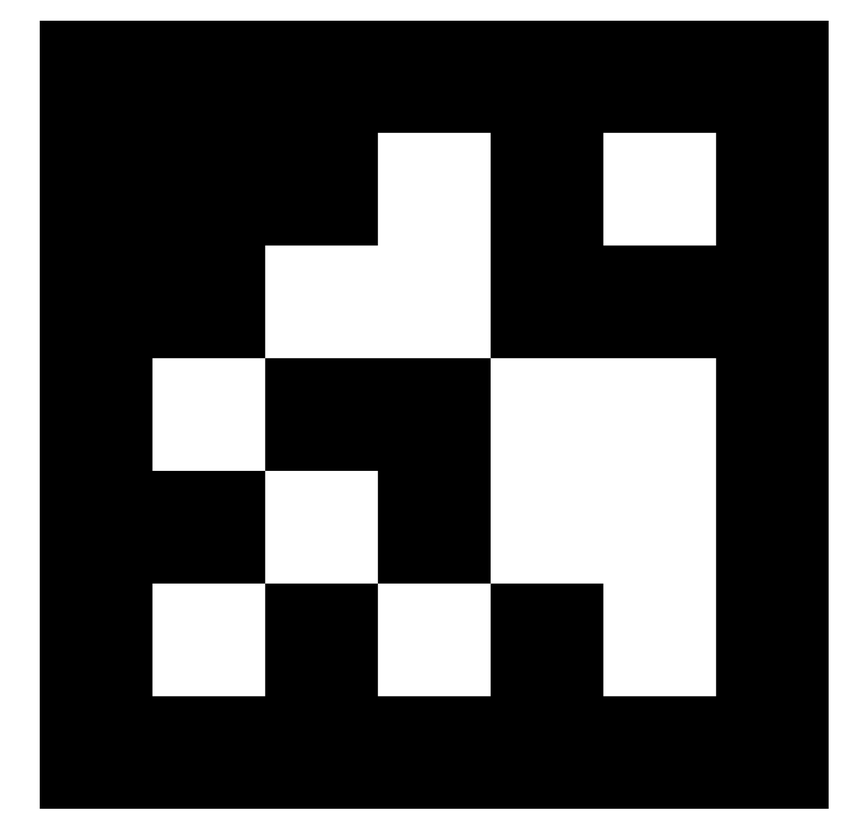
#> input picture scratch/a/varjo.PNG, 858 x 822 px, shrunk from 1490 x 1428 before the run, found by its file name
$ python crop.py
#> lines starting #> are read from the running program, lines starting #| are printed output that depends on the picture; after the words box and inside, x2 and y2 are one past the last pixel; in counts of white or black regions, pixels touching at a corner belong together
import cv2 as cv
import numpy as np
import matplotlib.pyplot as plt


import cv2

image = cv2.imread('varjo.png')
#> image is the input picture: shape (822, 858, 3); min 0, max 255, mean 89.9
original = image.copy()
gray = cv2.cvtColor(image, cv2.COLOR_BGR2GRAY)
thresh = cv2.threshold(gray, 0, 255, cv2.THRESH_BINARY_INV + cv2.THRESH_OTSU)[1]
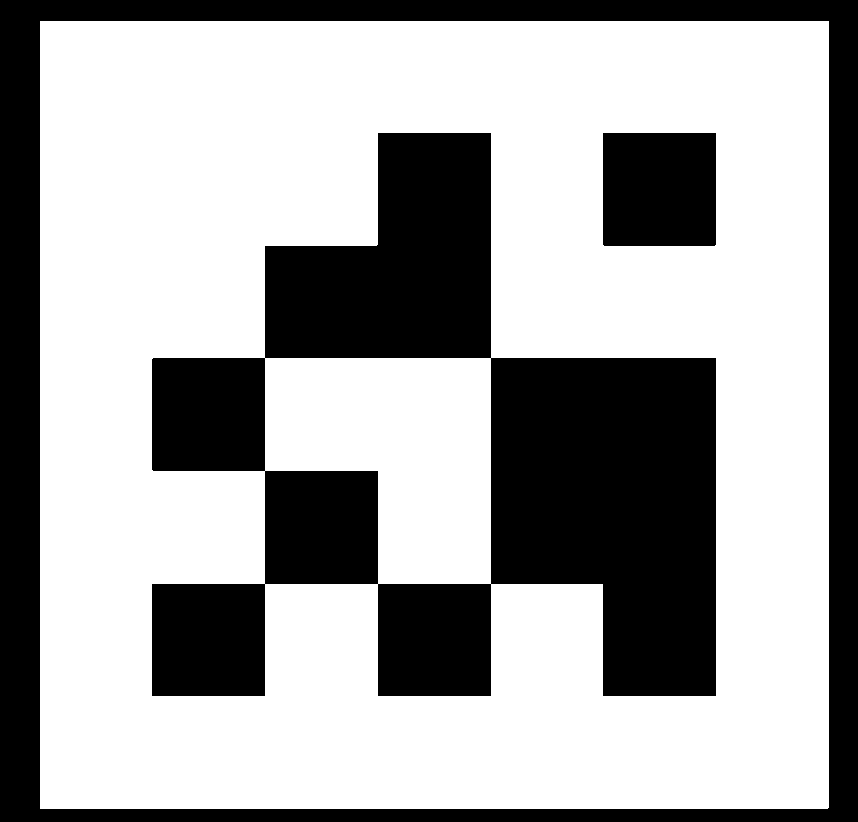
#> thresh: shape (822, 858); 64.7% white; 3 black regions

# Morph close
kernel = cv2.getStructuringElement(cv2.MORPH_RECT, (1,1))
#close = cv2.morphologyEx(thresh, cv2.MORPH_CLOSE, kernel, iterations=2)

# Find contours and filter for QR code
cnts = cv2.findContours(thresh, cv2.RETR_EXTERNAL, cv2.CHAIN_APPROX_SIMPLE)
#> cnts = 1 contour; box (x1, y1, x2, y2) and area: (40, 21, 829, 809) 620156
cnts = cnts[0] if len(cnts) == 2 else cnts[1]
#> cnts = 1 item
for c in cnts:
    peri = cv2.arcLength(c, True)
    approx = cv2.approxPolyDP(c, 0.04 * peri, True)
    x,y,w,h = cv2.boundingRect(approx)
    area = cv2.contourArea(c)
    ar = w / float(h)
    if len(approx) == 4 and area > 1000 and (ar > .85 and ar < 1.3):
        cv2.rectangle(image, (x, y-1), (x + w, y + h), (36,255,12), 3)
        ROI = original[y:y+h-1, x:x+w]
        cv2.imwrite('ROI.png', ROI)
#> this loop made 1 pass
#> (peri, approx, x, y, w, h, area, ar) on pass 1: (3149.4, [[40, 21], [40, 808], [828, 807], [828, 21]], 40, 21, 789, 788, 620155.5, 1)
#> pass 1, `ROI = original[y:y+h-1, x:x+w]`:
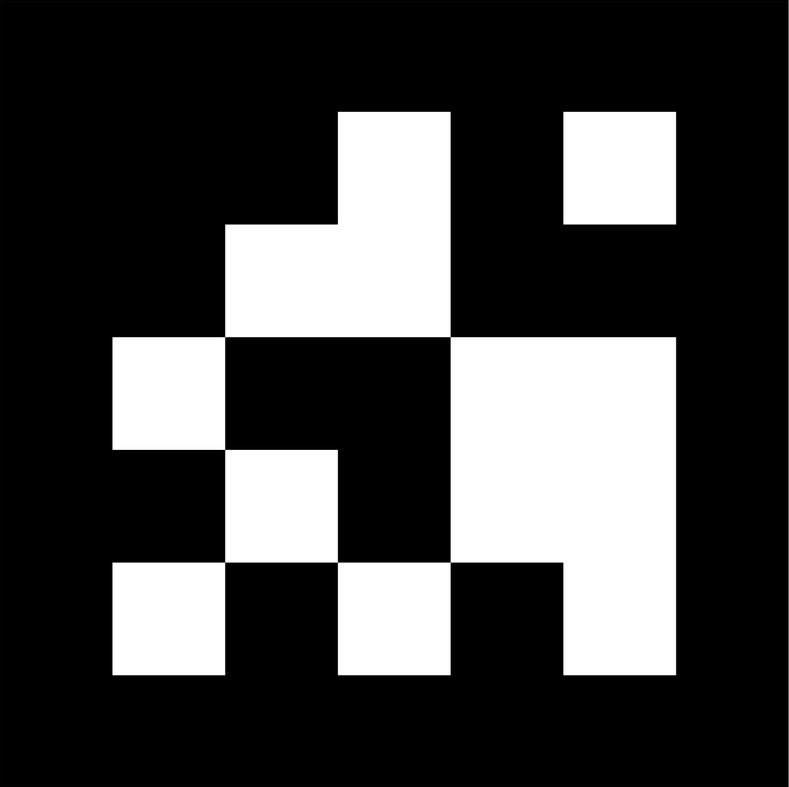
#> ROI: shape (787, 789, 3); min 0, max 255, mean 68
#> after the loop:
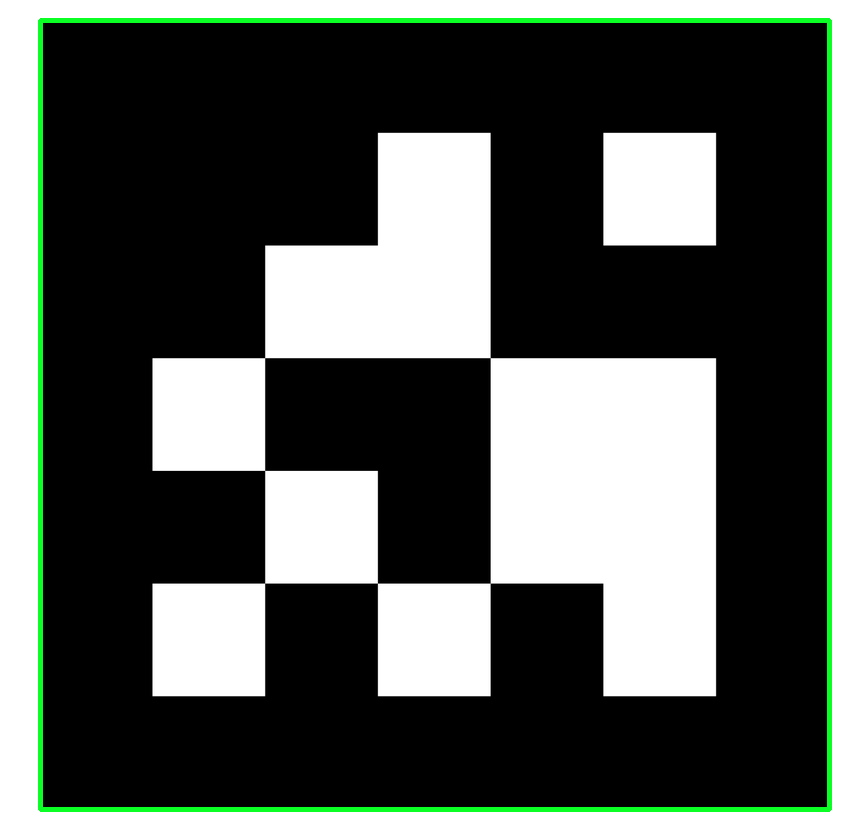
#> image: shape (822, 858, 3); 2.24% of pixels changed, all inside (x1, y1, x2, y2) = (38, 18, 832, 812)

cv2.imshow('thresh', thresh)
cv2.imshow('image', image)
cv2.imshow('ROI', ROI)
cv2.waitKey()
